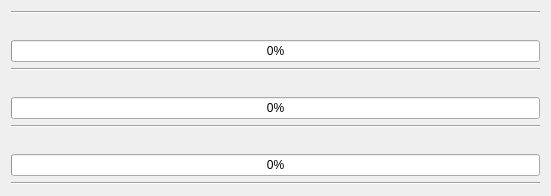
<?xml version="1.0" encoding="UTF-8"?>
<ui version="4.0">
 <class>ProcessingWidget</class>
 <widget class="QWidget" name="ProcessingWidget">
  <property name="geometry">
   <rect>
    <x>0</x>
    <y>0</y>
    <width>551</width>
    <height>192</height>
   </rect>
  </property>
  <property name="windowTitle">
   <string>Form</string>
  </property>
  <layout class="QVBoxLayout" name="verticalLayout">
   <item>
    <widget class="Line" name="line_3">
     <property name="orientation">
      <enum>Qt::Horizontal</enum>
     </property>
    </widget>
   </item>
   <item>
    <widget class="QLabel" name="filterSectionNameLbl">
     <property name="text">
      <string/>
     </property>
    </widget>
   </item>
   <item>
    <widget class="QProgressBar" name="filtersSectionPrBr">
     <property name="value">
      <number>0</number>
     </property>
     <property name="alignment">
      <set>Qt::AlignCenter</set>
     </property>
    </widget>
   </item>
   <item>
    <widget class="Line" name="line">
     <property name="orientation">
      <enum>Qt::Horizontal</enum>
     </property>
    </widget>
   </item>
   <item>
    <widget class="QLabel" name="filterNameLbl">
     <property name="text">
      <string/>
     </property>
    </widget>
   </item>
   <item>
    <widget class="QProgressBar" name="filterPrBr">
     <property name="value">
      <number>0</number>
     </property>
     <property name="alignment">
      <set>Qt::AlignCenter</set>
     </property>
    </widget>
   </item>
   <item>
    <widget class="Line" name="line_2">
     <property name="orientation">
      <enum>Qt::Horizontal</enum>
     </property>
    </widget>
   </item>
   <item>
    <widget class="QLabel" name="imageNameLbl">
     <property name="text">
      <string/>
     </property>
    </widget>
   </item>
   <item>
    <widget class="QProgressBar" name="imageCountPrBr">
     <property name="value">
      <number>0</number>
     </property>
     <property name="alignment">
      <set>Qt::AlignCenter</set>
     </property>
    </widget>
   </item>
   <item>
    <widget class="Line" name="imageCountLn">
     <property name="orientation">
      <enum>Qt::Horizontal</enum>
     </property>
    </widget>
   </item>
   <item>
    <spacer name="verticalSpacer">
     <property name="orientation">
      <enum>Qt::Vertical</enum>
     </property>
     <property name="sizeHint" stdset="0">
      <size>
       <width>20</width>
       <height>0</height>
      </size>
     </property>
    </spacer>
   </item>
  </layout>
 </widget>
 <resources/>
 <connections/>
</ui>
